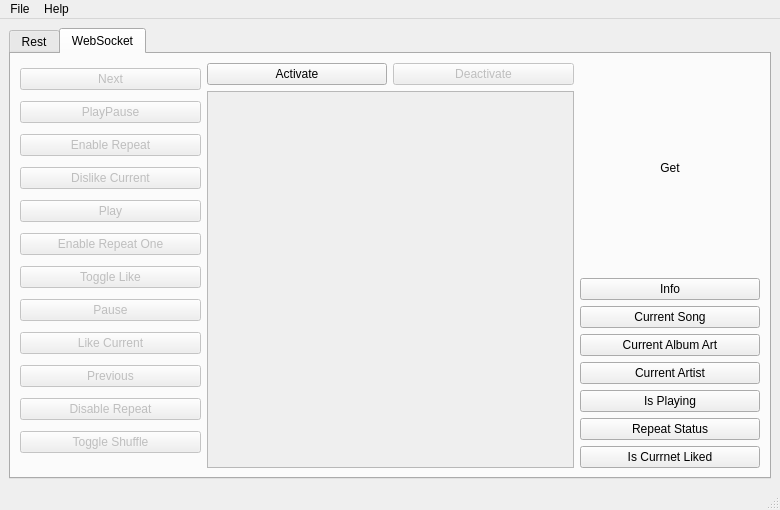
<?xml version="1.0" encoding="UTF-8"?>
<ui version="4.0">
 <class>MainWindow</class>
 <widget class="QMainWindow" name="MainWindow">
  <property name="geometry">
   <rect>
    <x>0</x>
    <y>0</y>
    <width>780</width>
    <height>510</height>
   </rect>
  </property>
  <property name="windowTitle">
   <string>MainWindow</string>
  </property>
  <widget class="QWidget" name="centralwidget">
   <layout class="QGridLayout" name="gridLayout">
    <item row="0" column="1">
     <widget class="QTabWidget" name="tabWidget">
      <property name="currentIndex">
       <number>1</number>
      </property>
      <widget class="QWidget" name="restTab">
       <attribute name="title">
        <string>Rest</string>
       </attribute>
       <layout class="QGridLayout" name="gridLayout_3">
        <item row="1" column="1">
         <widget class="QTextEdit" name="restConsole">
          <property name="enabled">
           <bool>false</bool>
          </property>
         </widget>
        </item>
        <item row="1" column="0">
         <layout class="QVBoxLayout" name="restVerticalLayout">
          <item>
           <widget class="QPushButton" name="nextRestBtn">
            <property name="text">
             <string>Next</string>
            </property>
           </widget>
          </item>
          <item>
           <widget class="QPushButton" name="playPauseRestBtn">
            <property name="text">
             <string>PlayPause</string>
            </property>
           </widget>
          </item>
          <item>
           <widget class="QPushButton" name="enableRepeatRestBtn">
            <property name="text">
             <string>Enable Repeat</string>
            </property>
           </widget>
          </item>
          <item>
           <widget class="QPushButton" name="dislikeCurrentRestBtn">
            <property name="text">
             <string>Dislike Current</string>
            </property>
           </widget>
          </item>
          <item>
           <widget class="QPushButton" name="playRestBtn">
            <property name="text">
             <string>Play</string>
            </property>
           </widget>
          </item>
          <item>
           <widget class="QPushButton" name="enableRepeatOneRestBtn">
            <property name="text">
             <string>Enable Repeat One</string>
            </property>
           </widget>
          </item>
          <item>
           <widget class="QPushButton" name="toggleLikeRestBtn">
            <property name="text">
             <string>Toggle Like</string>
            </property>
           </widget>
          </item>
          <item>
           <widget class="QPushButton" name="pauseRestBtn">
            <property name="text">
             <string>Pause</string>
            </property>
           </widget>
          </item>
          <item>
           <widget class="QPushButton" name="likeCurrentRestBtn">
            <property name="text">
             <string>Like Current</string>
            </property>
           </widget>
          </item>
          <item>
           <widget class="QPushButton" name="previousRestBtn">
            <property name="text">
             <string>Previous</string>
            </property>
           </widget>
          </item>
          <item>
           <widget class="QPushButton" name="disableRepeatRestBtn">
            <property name="text">
             <string>Disable Repeat</string>
            </property>
           </widget>
          </item>
          <item>
           <widget class="QPushButton" name="toggleShuffleRestBtn">
            <property name="text">
             <string>Toggle Shuffle</string>
            </property>
           </widget>
          </item>
         </layout>
        </item>
        <item row="1" column="7">
         <layout class="QVBoxLayout" name="restGetVerticalLayout">
          <item>
           <widget class="QLabel" name="restGetLabel">
            <property name="text">
             <string>Get</string>
            </property>
            <property name="alignment">
             <set>Qt::AlignCenter</set>
            </property>
           </widget>
          </item>
          <item>
           <widget class="QPushButton" name="getInfoRestBtn">
            <property name="text">
             <string>Info</string>
            </property>
           </widget>
          </item>
          <item>
           <widget class="QPushButton" name="getCurrentSongRestBtn">
            <property name="text">
             <string>Current Song</string>
            </property>
           </widget>
          </item>
          <item>
           <widget class="QPushButton" name="getCurrentAlbumArtRestBtn">
            <property name="text">
             <string>Current Album Art</string>
            </property>
           </widget>
          </item>
          <item>
           <widget class="QPushButton" name="getCurrentArtistRestBtn">
            <property name="text">
             <string>Current Artist</string>
            </property>
           </widget>
          </item>
          <item>
           <widget class="QPushButton" name="getIsPlayingRestBtn">
            <property name="text">
             <string>Is Playing</string>
            </property>
           </widget>
          </item>
          <item>
           <widget class="QPushButton" name="getRepeatStatusRestBtn">
            <property name="text">
             <string>Repeat Status</string>
            </property>
           </widget>
          </item>
          <item>
           <widget class="QPushButton" name="getIsCurrentLikedRestBtn">
            <property name="text">
             <string>Is Currnet Liked</string>
            </property>
           </widget>
          </item>
         </layout>
        </item>
       </layout>
      </widget>
      <widget class="QWidget" name="webSocketTab">
       <attribute name="title">
        <string>WebSocket</string>
       </attribute>
       <layout class="QGridLayout" name="webSocketGridLayout">
        <item row="0" column="0" rowspan="3">
         <layout class="QVBoxLayout" name="webSocketVerticalLayout">
          <item>
           <widget class="QPushButton" name="nextWebSocketBtn">
            <property name="enabled">
             <bool>false</bool>
            </property>
            <property name="text">
             <string>Next</string>
            </property>
           </widget>
          </item>
          <item>
           <widget class="QPushButton" name="playPauseWebSocketBtn">
            <property name="enabled">
             <bool>false</bool>
            </property>
            <property name="text">
             <string>PlayPause</string>
            </property>
           </widget>
          </item>
          <item>
           <widget class="QPushButton" name="enableRepeatWebSocketBtn">
            <property name="enabled">
             <bool>false</bool>
            </property>
            <property name="text">
             <string>Enable Repeat</string>
            </property>
           </widget>
          </item>
          <item>
           <widget class="QPushButton" name="dislikeCurrentWebSocketBtn">
            <property name="enabled">
             <bool>false</bool>
            </property>
            <property name="text">
             <string>Dislike Current</string>
            </property>
           </widget>
          </item>
          <item>
           <widget class="QPushButton" name="playWebSocketBtn">
            <property name="enabled">
             <bool>false</bool>
            </property>
            <property name="text">
             <string>Play</string>
            </property>
           </widget>
          </item>
          <item>
           <widget class="QPushButton" name="enableRepeatOneWebSocketBtn">
            <property name="enabled">
             <bool>false</bool>
            </property>
            <property name="text">
             <string>Enable Repeat One</string>
            </property>
           </widget>
          </item>
          <item>
           <widget class="QPushButton" name="toggleLikeWebSocketBtn">
            <property name="enabled">
             <bool>false</bool>
            </property>
            <property name="text">
             <string>Toggle Like</string>
            </property>
           </widget>
          </item>
          <item>
           <widget class="QPushButton" name="pauseWebSocketBtn">
            <property name="enabled">
             <bool>false</bool>
            </property>
            <property name="text">
             <string>Pause</string>
            </property>
           </widget>
          </item>
          <item>
           <widget class="QPushButton" name="likeCurrentWebSocketBtn">
            <property name="enabled">
             <bool>false</bool>
            </property>
            <property name="text">
             <string>Like Current</string>
            </property>
           </widget>
          </item>
          <item>
           <widget class="QPushButton" name="previousWebSocketBtn">
            <property name="enabled">
             <bool>false</bool>
            </property>
            <property name="text">
             <string>Previous</string>
            </property>
           </widget>
          </item>
          <item>
           <widget class="QPushButton" name="disableRepeatWebSocketBtn">
            <property name="enabled">
             <bool>false</bool>
            </property>
            <property name="text">
             <string>Disable Repeat</string>
            </property>
           </widget>
          </item>
          <item>
           <widget class="QPushButton" name="toggleShuffleWebSocketBtn">
            <property name="enabled">
             <bool>false</bool>
            </property>
            <property name="text">
             <string>Toggle Shuffle</string>
            </property>
           </widget>
          </item>
         </layout>
        </item>
        <item row="1" column="1" rowspan="2" colspan="2">
         <widget class="QTextEdit" name="webSocketConsole">
          <property name="enabled">
           <bool>false</bool>
          </property>
         </widget>
        </item>
        <item row="0" column="1">
         <widget class="QPushButton" name="activateWebSocketBtn">
          <property name="enabled">
           <bool>true</bool>
          </property>
          <property name="text">
           <string>Activate</string>
          </property>
          <property name="autoDefault">
           <bool>false</bool>
          </property>
          <property name="default">
           <bool>false</bool>
          </property>
          <property name="flat">
           <bool>false</bool>
          </property>
         </widget>
        </item>
        <item row="0" column="3" rowspan="3">
         <layout class="QVBoxLayout" name="webSocketGetVerticalLayout">
          <item>
           <widget class="QLabel" name="webSocketGetLabel">
            <property name="text">
             <string>Get</string>
            </property>
            <property name="alignment">
             <set>Qt::AlignCenter</set>
            </property>
           </widget>
          </item>
          <item>
           <widget class="QPushButton" name="getInfoWebSocketBtn">
            <property name="text">
             <string>Info</string>
            </property>
           </widget>
          </item>
          <item>
           <widget class="QPushButton" name="getCurrentSongWebSocketBtn">
            <property name="text">
             <string>Current Song</string>
            </property>
           </widget>
          </item>
          <item>
           <widget class="QPushButton" name="getCurrentAlbumArtWebSocketBtn">
            <property name="text">
             <string>Current Album Art</string>
            </property>
           </widget>
          </item>
          <item>
           <widget class="QPushButton" name="getCurrentArtistWebSocketBtn">
            <property name="text">
             <string>Current Artist</string>
            </property>
           </widget>
          </item>
          <item>
           <widget class="QPushButton" name="getIsPlayingWebSocketBtn">
            <property name="text">
             <string>Is Playing</string>
            </property>
           </widget>
          </item>
          <item>
           <widget class="QPushButton" name="getRepeatStatusWebSocketBtn">
            <property name="text">
             <string>Repeat Status</string>
            </property>
           </widget>
          </item>
          <item>
           <widget class="QPushButton" name="getIsCurrentLikedWebSocketBtn">
            <property name="text">
             <string>Is Currnet Liked</string>
            </property>
           </widget>
          </item>
         </layout>
        </item>
        <item row="0" column="2">
         <widget class="QPushButton" name="deactivateWebSocketBtn">
          <property name="enabled">
           <bool>false</bool>
          </property>
          <property name="text">
           <string>Deactivate</string>
          </property>
         </widget>
        </item>
       </layout>
      </widget>
     </widget>
    </item>
   </layout>
  </widget>
  <widget class="QMenuBar" name="menubar">
   <property name="geometry">
    <rect>
     <x>0</x>
     <y>0</y>
     <width>780</width>
     <height>21</height>
    </rect>
   </property>
   <widget class="QMenu" name="menuFile">
    <property name="title">
     <string>File</string>
    </property>
    <addaction name="actionActivateWebSocket"/>
    <addaction name="actionDeactivateWebSocket"/>
   </widget>
   <widget class="QMenu" name="menuHelp">
    <property name="title">
     <string>Help</string>
    </property>
    <addaction name="actionAbout"/>
   </widget>
   <addaction name="menuFile"/>
   <addaction name="menuHelp"/>
  </widget>
  <widget class="QStatusBar" name="statusbar"/>
  <action name="actionActivateWebSocket">
   <property name="text">
    <string>Activate WebSocket</string>
   </property>
  </action>
  <action name="actionDeactivateWebSocket">
   <property name="text">
    <string>DeactivateWebSocket</string>
   </property>
  </action>
  <action name="actionAbout">
   <property name="text">
    <string>About</string>
   </property>
  </action>
 </widget>
 <resources/>
 <connections/>
</ui>
